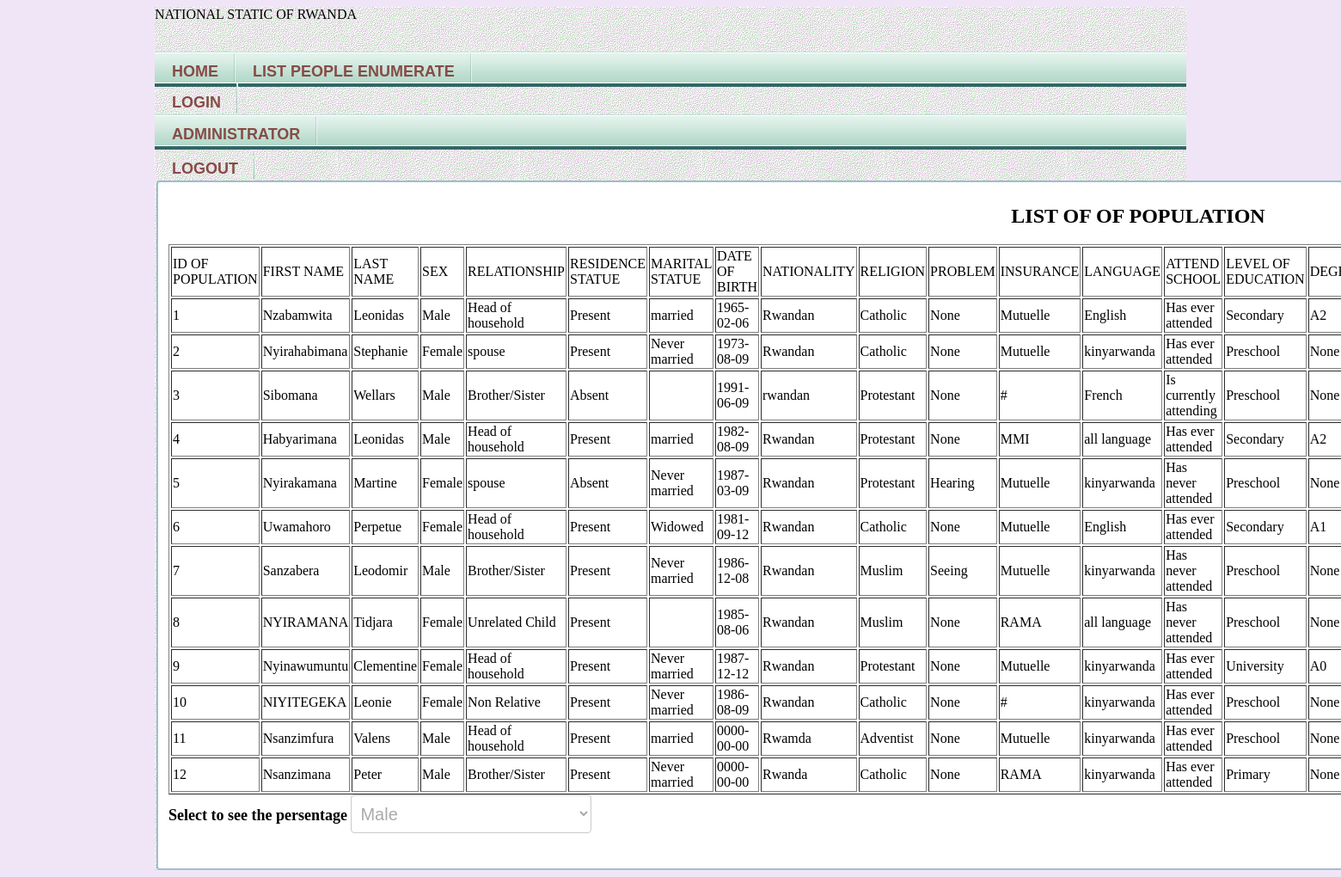
The page /list2.php on the database its author committed.
### tables this page shows
CREATE TABLE IF NOT EXISTS `population` (
  `Id_Population` bigint(20) unsigned NOT NULL AUTO_INCREMENT,
  `Fname` text NOT NULL,
  `Lname` text NOT NULL,
  `Sex` text NOT NULL,
  `Relationship` varchar(20) NOT NULL,
  `Residence_statue` varchar(15) NOT NULL,
  `Marital_statue` varchar(20) DEFAULT NULL,
  `Dob` date NOT NULL,
  `Nationality` varchar(20) NOT NULL,
  `Religion` varchar(20) NOT NULL,
  `Problem` varchar(20) NOT NULL,
  `Insurance` varchar(20) NOT NULL,
  `Language` varchar(20) NOT NULL,
  `Attend_School` text NOT NULL,
  `Level_Educat` varchar(10) NOT NULL,
  `Degree` varchar(10) NOT NULL,
  `Work` varchar(3) NOT NULL,
  `Status_of_work` varchar(15) NOT NULL,
  `Activity` varchar(25) NOT NULL,
  `Institution` varchar(15) NOT NULL,
  `Spouse` int(2) NOT NULL,
  `Nu_Children` int(2) NOT NULL,
  `Nu_Lchildren` int(2) NOT NULL,
  `Nu_Mchildren` int(2) NOT NULL,
  `Nu_Fchildren` int(2) NOT NULL,
  `House_Id` varchar(30) NOT NULL,
  PRIMARY KEY (`Id_Population`),
  UNIQUE KEY `Id_Population` (`Id_Population`)
);

### list2.php (the view, shortened to what this page needs)
<!DOCTYPE html">
<html lang="EN" >
<head>
<link type="text/css" rel="stylesheet" href="sheet.css" media="all" />
<link type="text/css" rel="stylesheet" href="Enumerationprocess.css" media="all" />
</head>
<body>
<div id="Content">
<header class="heading">
<p> NATIONAL STATIC OF RWANDA </p> </br>
</header>
<nav id="navmenu">
<ul>
<li> <a href="index.php">HOME</a><li>
<li><a href="list.php">LIST PEOPLE ENUMERATE </a>
<li>
<li> <a href="#" onClick="javascript:showHiddenmenu('hid') ">LOGIN</a>
<ul class="submenu" id="hid">
                <li><a href="enumerator_login.php"> ADMINISTRATOR </a></li>
            </ul>
</li>
<li> <a href=""> LOGOUT </a></li>
</ul>
</nav>
<section>
          <fieldset>
                <h1 align="center"> LIST OF OF POPULATION</h1>
                <table border="1" width="70%" height="auto">
                <tr>
                <td>  ID OF POPULATION</td> <td> FIRST NAME  </td> <td> LAST NAME </td><td> SEX </td><td> RELATIONSHIP </td><td> RESIDENCE STATUE </td><td> MARITAL STATUE</td><td> DATE OF BIRTH </td><td> NATIONALITY </td><td>RELIGION </td><td> PROBLEM </td><td> INSURANCE </td><td> LANGUAGE </td><td> ATTEND SCHOOL </td><td> LEVEL OF EDUCATION </td><td> DEGREE </td>
                </tr>
                <?
                $query="SELECT *from population";
                $res=mysql_query($query) or ('Error in selection');
                while($row=mysql_fetch_array($res)){
				?>
                <tr>
				 <td>   <? echo $row['Id_Population']; ?> </td>
                 <td> <?   echo $row['Fname']; ?> </td>
                 <td> <? echo $row['Lname'];?> </td>
				 <td> <?   echo $row['Sex']; ?> </td>
                 <td> <?  echo $row['Relationship']; ?> </td>
                  <td> <?   echo $row['Residence_statue']; ?> </td>
                 <td> <?  echo $row['Marital_statue']; ?> </td>
                  <td> <?   echo $row['Dob']; ?> </td>
                 <td> <?  echo $row['Nationality']; ?> </td>
                 <td> <?  echo $row['Religion']; ?> </td>
                  <td> <?   echo $row['Problem']; ?> </td>
                 <td> <?  echo $row['Insurance']; ?> </td>
                 <td> <?  echo $row['Language']; ?> </td>
                  <td> <?   echo $row['Attend_School']; ?> </td>
                 <td> <?  echo $row['Level_Educat']; ?> </td>
                 <td> <?  echo $row['Degree']; ?> </td>
                 </tr>
		<?
				}
                ?>
				 </table>
                <form>
                <label> Select to see the persentage </label>
                <select name="sex">
                <option value="Male"> Male </option>
                </form>
            </fieldset>
</section>
</div>
</body>
</html>

### css/sheet.css (style rules this page uses)
body { background-image: url(img/bg-bbbody.png); }
#Content { width:1200px; margin-left:450px; margin-right:450px; background-image: url(img/boar.gif); margin:0 auto; }
#navmenu ul { clear:both; margin-top:140px; margin:0; padding:0; list-style-type:none; width:1200px; position:relative; display:block; height:36px; text-transform:uppercase; font-size:18px; font-weight:bold; background:transparent url('../img/OFF.gif') repeat-x top left; font-family:Helvetica,Arial,Verdana,sans-serif; border-bottom:4px solid #336666; border-top:1px solid #C0E2D4; margin:0 auto; }
#navmenu li { display:block; float:left; margin:0; pading:0; }
#navmenu li a { display:block; float:left; color:#874B46; text-decoration:none; font-weight:bold; padding:12px 20px 0 20px; height:24px; background:transparent url('../img/DIVIDER.gif') no-repeat top right; }

### css/Enumerationprocess.css (style rules this page uses)
fieldset { clear:both; margin-top: 5%; border-radius:4px; background: #fff; background: -moz-linear-gradient(#fff, #f9fdff); background: -o-linear-gradient(#fff, #f9fdff); border-color:rgba(4, 129, 177, 0.4); width:1180px; }
select { color: #373737; background: #fff; border: 1px solid #CCCCCC; color: #aaa; font-size: 20px; line-height: 1.2em; margin-bottom:15px; -moz-border-radius:4px; -webkit-border-radius:4px; border-radius:4px; box-shadow: 0 1px 2px rgba(0, 0, 0, 0.1) inset, 0 1px 0 rgba(255, 255, 255, 0.2); padding: 8px 6px; height: 45px; width:280px; }
label { font-size:18px; font-weight:bold; }

### rows shown on the page
population: Id_Population "1", Fname "Nzabamwita", Lname "Leonidas", Sex "Male", Relationship "Head of household", Residence_statue "Present", Marital_statue "married", Dob "1965-02-06", Nationality "Rwandan", Religion "Catholic", Problem "None", Insurance "Mutuelle", Language "English", Attend_School "Has ever attended", Level_Educat "Secondary", Degree "A2"
population: Id_Population "2", Fname "Nyirahabimana", Lname "Stephanie", Sex "Female", Relationship "spouse", Residence_statue "Present", Marital_statue "Never married", Dob "1973-08-09", Nationality "Rwandan", Religion "Catholic", Problem "None", Insurance "Mutuelle", Language "kinyarwanda", Attend_School "Has ever attended", Level_Educat "Preschool", Degree "None"
population: Id_Population "3", Fname "Sibomana", Lname "Wellars", Sex "Male", Relationship "Brother/Sister", Residence_statue "Absent", Dob "1991-06-09", Nationality "rwandan", Religion "Protestant", Problem "None", Insurance "#", Language "French", Attend_School "Is currently attending", Level_Educat "Preschool", Degree "None"
population: Id_Population "4", Fname "Habyarimana", Lname "Leonidas", Sex "Male", Relationship "Head of household", Residence_statue "Present", Marital_statue "married", Dob "1982-08-09", Nationality "Rwandan", Religion "Protestant", Problem "None", Insurance "MMI", Language "all language", Attend_School "Has ever attended", Level_Educat "Secondary", Degree "A2"
population: Id_Population "5", Fname "Nyirakamana", Lname "Martine", Sex "Female", Relationship "spouse", Residence_statue "Absent", Marital_statue "Never married", Dob "1987-03-09", Nationality "Rwandan", Religion "Protestant", Problem "Hearing", Insurance "Mutuelle", Language "kinyarwanda", Attend_School "Has never attended", Level_Educat "Preschool", Degree "None"
population: Id_Population "6", Fname "Uwamahoro", Lname "Perpetue", Sex "Female", Relationship "Head of household", Residence_statue "Present", Marital_statue "Widowed", Dob "1981-09-12", Nationality "Rwandan", Religion "Catholic", Problem "None", Insurance "Mutuelle", Language "English", Attend_School "Has ever attended", Level_Educat "Secondary", Degree "A1"
population: Id_Population "7", Fname "Sanzabera", Lname "Leodomir", Sex "Male", Relationship "Brother/Sister", Residence_statue "Present", Marital_statue "Never married", Dob "1986-12-08", Nationality "Rwandan", Religion "Muslim", Problem "Seeing", Insurance "Mutuelle", Language "kinyarwanda", Attend_School "Has never attended", Level_Educat "Preschool", Degree "None"
population: Id_Population "8", Fname "NYIRAMANA", Lname "Tidjara", Sex "Female", Relationship "Unrelated Child", Residence_statue "Present", Dob "1985-08-06", Nationality "Rwandan", Religion "Muslim", Problem "None", Insurance "RAMA", Language "all language", Attend_School "Has never attended", Level_Educat "Preschool", Degree "None"
population: Id_Population "9", Fname "Nyinawumuntu", Lname "Clementine", Sex "Female", Relationship "Head of household", Residence_statue "Present", Marital_statue "Never married", Dob "1987-12-12", Nationality "Rwandan", Religion "Protestant", Problem "None", Insurance "Mutuelle", Language "kinyarwanda", Attend_School "Has ever attended", Level_Educat "University", Degree "A0"
population: Id_Population "10", Fname "NIYITEGEKA", Lname "Leonie", Sex "Female", Relationship "Non Relative", Residence_statue "Present", Marital_statue "Never married", Dob "1986-08-09", Nationality "Rwandan", Religion "Catholic", Problem "None", Insurance "#", Language "kinyarwanda", Attend_School "Has ever attended", Level_Educat "Preschool", Degree "None"
population: Id_Population "11", Fname "Nsanzimfura", Lname "Valens", Sex "Male", Relationship "Head of household", Residence_statue "Present", Marital_statue "married", Dob "0000-00-00", Nationality "Rwamda", Religion "Adventist", Problem "None", Insurance "Mutuelle", Language "kinyarwanda", Attend_School "Has ever attended", Level_Educat "Preschool", Degree "None"
population: Id_Population "12", Fname "Nsanzimana", Lname "Peter", Sex "Male", Relationship "Brother/Sister", Residence_statue "Present", Marital_statue "Never married", Dob "0000-00-00", Nationality "Rwanda", Religion "Catholic", Problem "None", Insurance "RAMA", Language "kinyarwanda", Attend_School "Has ever attended", Level_Educat "Primary", Degree "None"
